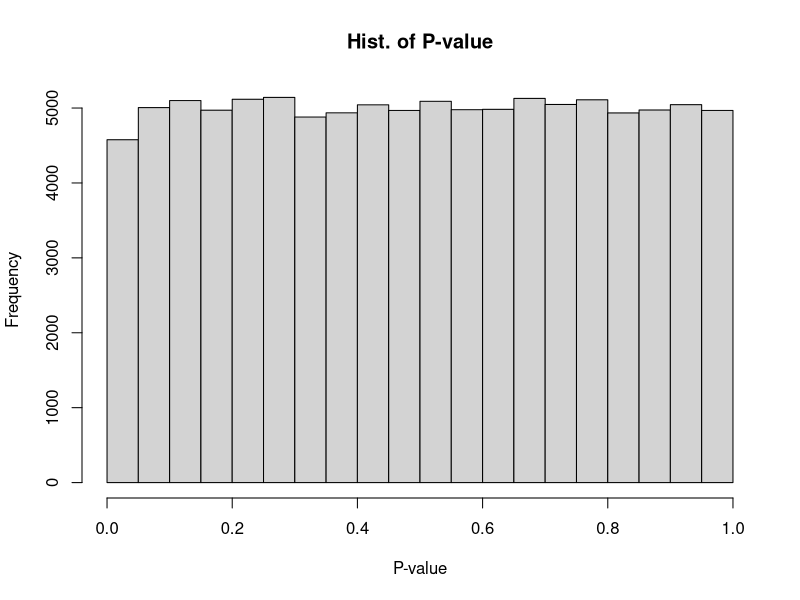
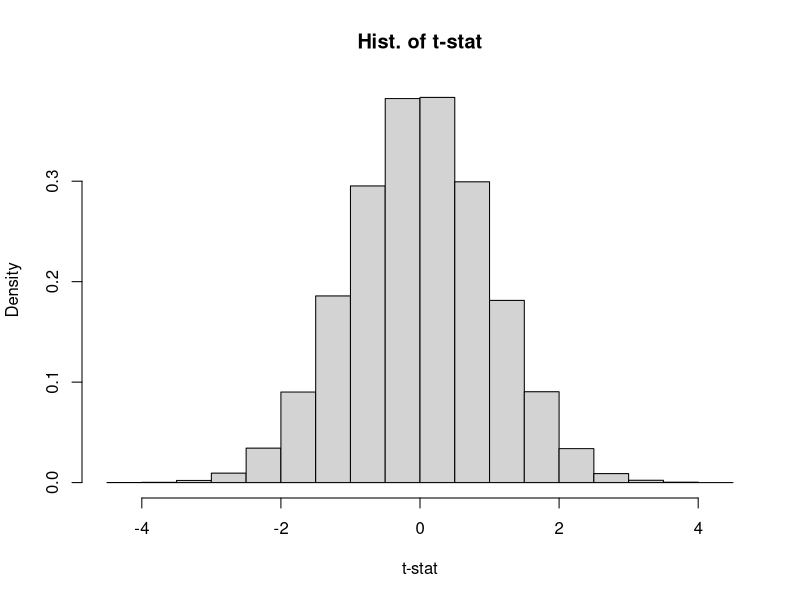

Write the R code that produced these figures, in order.
## ---- chunk 1
set.seed(5)
sigma=5
Control <- rnorm(30,mean=10,sd=sigma)
Dosage <- rnorm(35,mean=12,sd=sigma)
#t.test()
t.test(Control, Dosage, alternative = "t", mu = -5)
t.test(Control, Dosage, alternative = "g", mu = -5)
t.test(Control, Dosage, alternative = "l", mu = -5)
## ---- chunk 2
emperical.size <- function(R=10000,
                           mu1=0,mu2=0,
                           sigma1=1,sigma2=1,
                           m=30,n=30,
                           level=.05,
                           value=0,
                           direction="Two") {
  
  #Define empty lists
  statistic.list <- rep(0,R)
  pvalue.list <- rep(0,R)
  
  for(i in c(1:R)) {
    
    Control <- rnorm(m, mean=mu1, sd=sigma1)
    Dosage <- rnorm(n, mean=mu2, sd=sigma2)
    
    t <- mean(Control) - mean(Dosage) - value
    t <- t / sqrt(sigma1 **2 / m + sigma2 ** 2 / n)
    
    df <- (sigma1 **2 / m + sigma2 ** 2 / n) ** 2
    df <- df / (sigma1^4 / (m^2 * (m-1)) + sigma2^4 / (n^2 * (n-1)))
    
    # assume a two sided test
    p <- (1 - pt(abs(t), df)) * 2
    
    statistic.list[i] <- t
    pvalue.list[i] <- p
  }
  
  empirical.size <- sum(pvalue.list < level) / R
  
  return (list(statistic.list, pvalue.list, empirical.size))
}

emperical.size(R = 10, mu1 = 10, mu2 = 12, sigma1 = 5, sigma2 = 5)
## ---- chunk 3
sim <- emperical.size(R = 100000, mu1 = 10, mu2 = 10, sigma1 = 5, sigma2 = 5)
sim[[3]]
## ---- chunk 4
hist(sim[[2]], xlab = "P-value", main = "Hist. of P-value")
## ---- chunk 5
hist(sim[[1]], probability = TRUE, xlab = "t-stat", main = "Hist. of t-stat")
## ---- chunk 6
emperical.size(R=1000,mu1=10,mu2=10,sigma1=5,sigma2=5)[[3]]
emperical.size(R=1000,mu1=10,mu2=12,sigma1=5,sigma2=5)[[3]]
emperical.size(R=1000,mu1=10,mu2=14,sigma1=5,sigma2=5)[[3]]
emperical.size(R=1000,mu1=10,mu2=16,sigma1=5,sigma2=5)[[3]]
## ---- chunk 7
emperical.size(R=10000,mu1=10,mu2=12,sigma1=10,sigma2=10,m=10,n=10)[[3]]
emperical.size(R=10000,mu1=10,mu2=12,sigma1=10,sigma2=10,m=30,n=30)[[3]]
emperical.size(R=10000,mu1=10,mu2=12,sigma1=10,sigma2=10,m=50,n=50)[[3]]
emperical.size(R=10000,mu1=10,mu2=12,sigma1=10,sigma2=10,m=100,n=100)[[3]]
